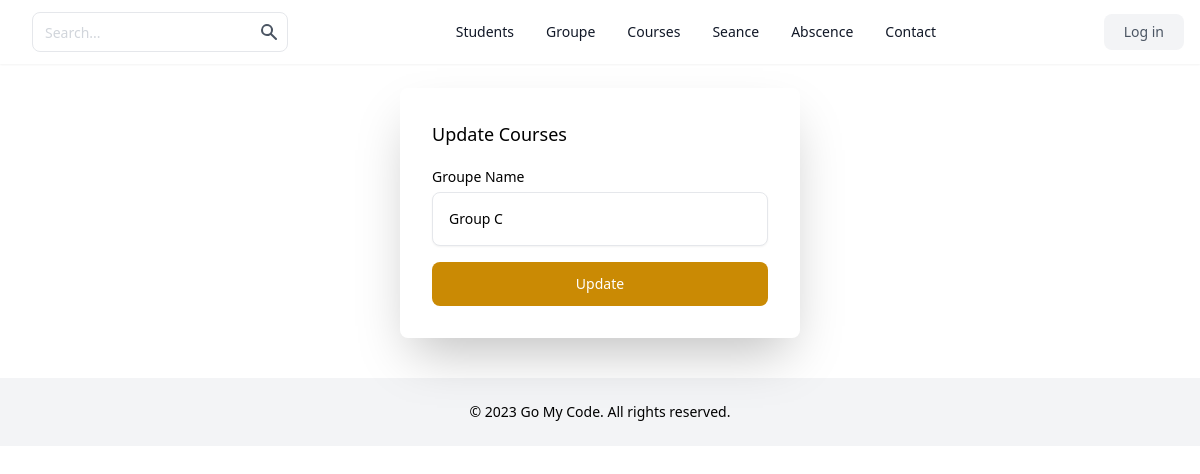
/groupe/update.php?id=3, run on an earlier commit of the app's database.
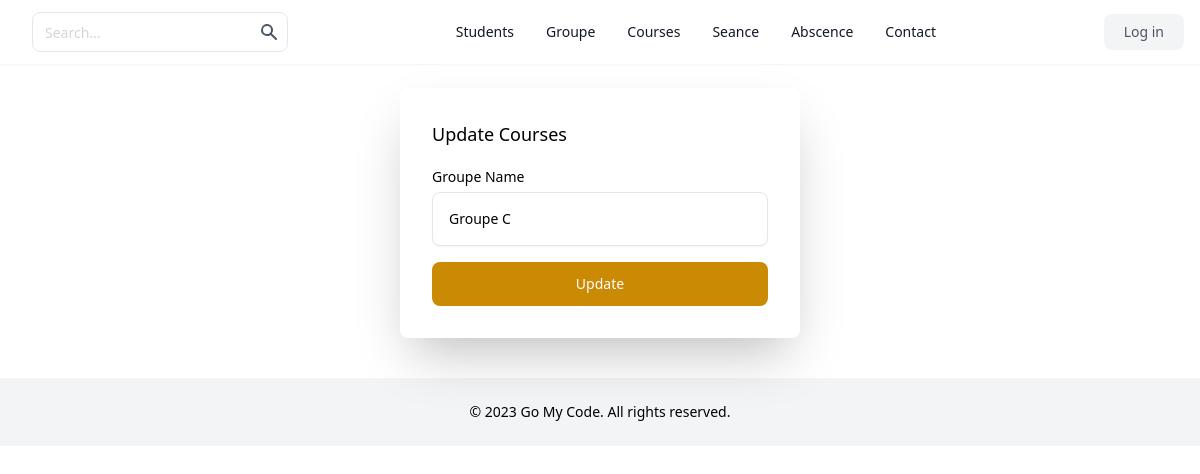
And on a later commit of the database.
### tables this page shows
CREATE TABLE `groupes` (
  `id` int(11) NOT NULL AUTO_INCREMENT,
  `name` varchar(255) NOT NULL,
  PRIMARY KEY (`id`)
);

### groupe/update.php (the view, shortened to what this page needs)
<?php
require_once('../inc/header.php');
include('../inc/db.php');
?>
<header aria-label="Site Header" class="shadow-sm">
    <div class="mx-auto flex h-16 max-w-screen-xl items-center justify-between px-4">
        <div class="flex items-center gap-4">
            <form class="mb-0 hidden lg:flex">
                <div class="relative">
                    <input class="h-10 rounded-lg border-gray-200 pr-10 text-sm placeholder-gray-300 focus:z-10" placeholder="Search..." type="text" />
                    <button type="submit" class="absolute inset-y-0 right-0 mr-px rounded-r-lg p-2 text-gray-600">
                        <svg class="h-5 w-5" fill="currentColor" viewbox="0 0 20 20" xmlns="http://www.w3.org/2000/svg">
                            <path clip-rule="evenodd" d="M8 4a4 4 0 100 8 4 4 0 000-8zM2 8a6 6 0 1110.89 3.476l4.817 4.817a1 1 0 01-1.414 1.414l-4.816-4.816A6 6 0 012 8z" fill-rule="evenodd"></path>
                        </svg>
                    </button>
                </div>
            </form>
        </div>
        <nav aria-label="Site Nav" class="hidden items-center justify-center gap-8 text-sm font-medium lg:flex lg:w-0 lg:flex-1">
            <a class="text-gray-900" href="../students/">Students</a>
            <a class="text-gray-900" href="../groupe/">Groupe</a>
            <a class="text-gray-900" href="../courses/">Courses</a>
            <a class="text-gray-900" href="../seance/">Seance</a>
            <a class="text-gray-900" href="../absence/">Abscence</a>
            <a class="text-gray-900" href="">Contact</a>
        </nav>
        <div class="hidden items-center gap-4 lg:flex">
            <a href="#" class="rounded-lg bg-gray-100 px-5 py-2 text-sm font-medium text-gray-600">
                Log in
            </a>
        </div>
    </div>
</header>
<div class="flex justify-center">
    <?php if (isset($_GET['id'])) {
        $id = $_GET['id'];
        $query = $conn->prepare("select * from groupes where id=$id");
        $query->execute();
        $groupe = $query->fetch();
    }; ?>
    <form action="update.php" method="POST" enctype="multipart/form-data" class="mt-6 mb-0 space-y-4 rounded-lg p-8 w-[400px] md:shadow-2xl xl:shadow-2xl">
        <p class="text-lg font-medium">Update Courses</p>
        <div>
            <label for="groupe_name" class="text-sm font-medium">Groupe Name</label>
            <div class="relative mt-1">
                <input type="text" id="name" name="groupe_name" value="<?= $groupe['name'] ?>" class="w-full rounded-lg border-gray-200 p-4 pr-12 text-sm shadow-sm" />
            </div>
        </div>
        <button type="submit" name="update" class="block w-full rounded-lg bg-yellow-600 px-5 py-3 text-sm font-medium text-white">
            Update
        </button>
    </form>
</div>
<?php require_once('../inc/footer.php') ?>
<?php require_once('../inc/footer.php') ?>

What changed in the data, as far as the page shows it:
changed groupes: groupe_name "Group C" → "Groupe C"
